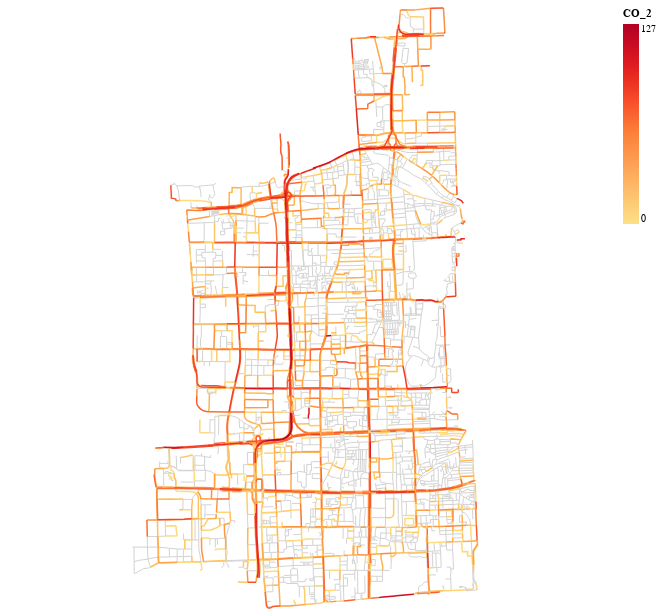

Source (notebook cell):
### Code cell
from mobair import plot

plot.streetDraw(region_name, road_network, 'CO_2')

### Figure 1 — Vega-Lite specification as saved in the notebook (floating-point values rounded to 4 significant figures; data arrays with more than 128 entries replaced by an {"elided": "..."} marker saying what was removed)
{"config": {"view": {"continuousWidth": 400, "continuousHeight": 300}}, "layer": [{"data": {"name": "data-f5e2bf8baca8793cd2906dce3b2f6053"}, "mark": {"type": "geoshape", "color": "lightgray", "filled": false, "strokeWidth": 1}}, {"data": {"name": "data-60ea4b3c09fa05347dbd6d31b4160d20"}, "mark": {"type": "geoshape", "filled": false, "strokeWidth": 1.5}, "encoding": {"color": {"field": "CO_2", "scale": {"scheme": "yelloworangered", "type": "symlog"}, "type": "quantitative"}}, "height": 600, "width": 600}], "$schema": "https://vega.github.io/schema/vega-lite/v4.17.0.json", "datasets": {"data-f5e2bf8baca8793cd2906dce3b2f6053": {"elided": "3890 records"}, "data-60ea4b3c09fa05347dbd6d31b4160d20": {"elided": "2616 records"}}}
